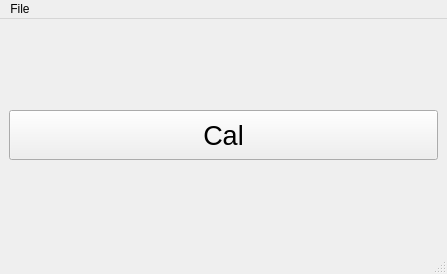
<?xml version="1.0" encoding="UTF-8"?>
<ui version="4.0">
 <class>BnMainWindow</class>
 <widget class="QMainWindow" name="BnMainWindow">
  <property name="geometry">
   <rect>
    <x>0</x>
    <y>0</y>
    <width>447</width>
    <height>274</height>
   </rect>
  </property>
  <property name="windowTitle">
   <string>MainWindow</string>
  </property>
  <widget class="QWidget" name="centralwidget">
   <layout class="QVBoxLayout" name="verticalLayout">
    <item>
     <widget class="QPushButton" name="pushButtonCal">
      <property name="minimumSize">
       <size>
        <width>0</width>
        <height>50</height>
       </size>
      </property>
      <property name="font">
       <font>
        <pointsize>20</pointsize>
       </font>
      </property>
      <property name="text">
       <string>Cal</string>
      </property>
     </widget>
    </item>
   </layout>
  </widget>
  <widget class="QMenuBar" name="menubar">
   <property name="geometry">
    <rect>
     <x>0</x>
     <y>0</y>
     <width>447</width>
     <height>21</height>
    </rect>
   </property>
   <widget class="QMenu" name="menuFile">
    <property name="title">
     <string>File</string>
    </property>
    <addaction name="actionOpen"/>
    <addaction name="actionExit"/>
   </widget>
   <addaction name="menuFile"/>
  </widget>
  <widget class="QStatusBar" name="statusbar"/>
  <action name="actionOpen">
   <property name="text">
    <string>Open</string>
   </property>
   <property name="toolTip">
    <string>Open</string>
   </property>
  </action>
  <action name="actionExit">
   <property name="text">
    <string>Exit</string>
   </property>
  </action>
 </widget>
 <resources/>
 <connections/>
</ui>
